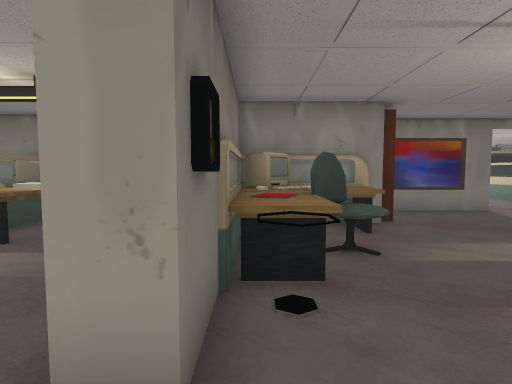
[1] (above)

19 first-person views from a walk through a scene from a Unity 3-D project. The camera is 1.3 m above the floor, tilts 4° down and sees 80° across. The floor is counted in squares, 1 m on a side. Each view is taken from the middle of a square. On the plan, view 1 faces up. The plan holds only what a view shows up to about 14 squares ahead; the rest is blank. The place goes on beyond the plan. The player character is not drawn. Door leaves are left out, so doorways stand open.

[2]
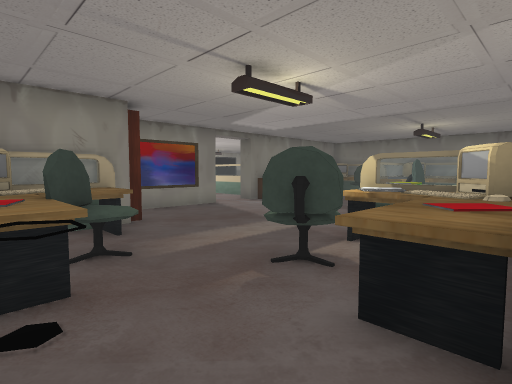

[3]
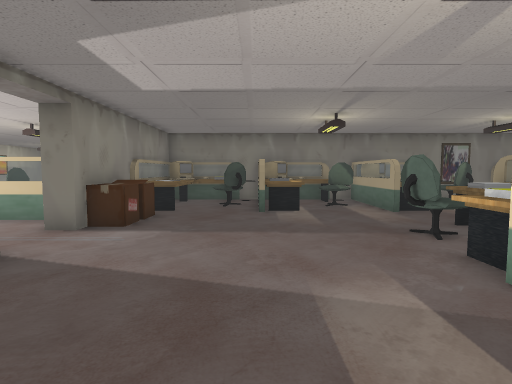

[4]
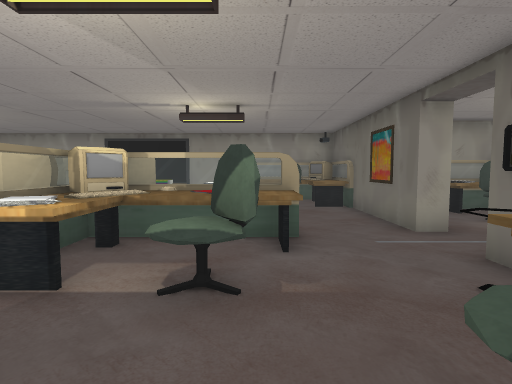

[5]
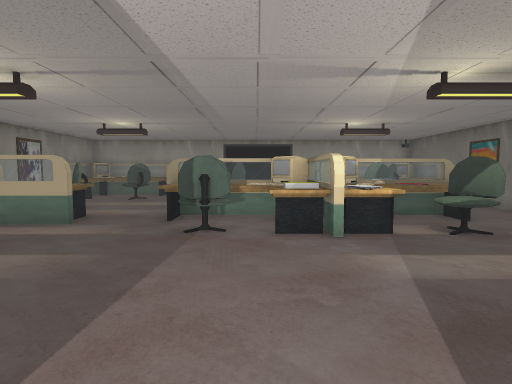

[6]
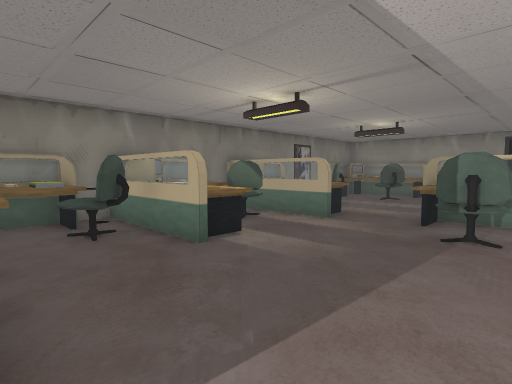

[7]
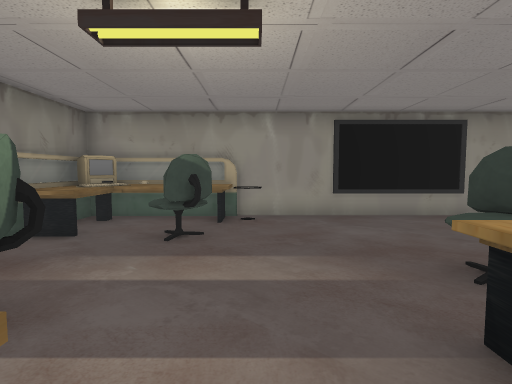

[8]
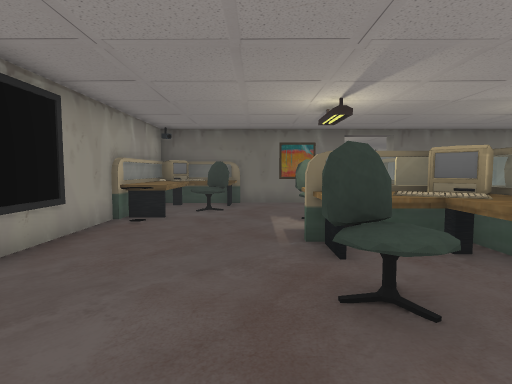

[9]
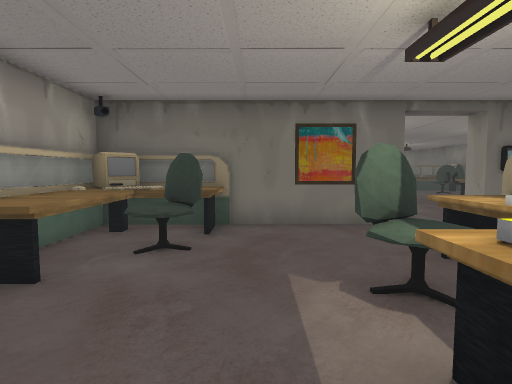

[10]
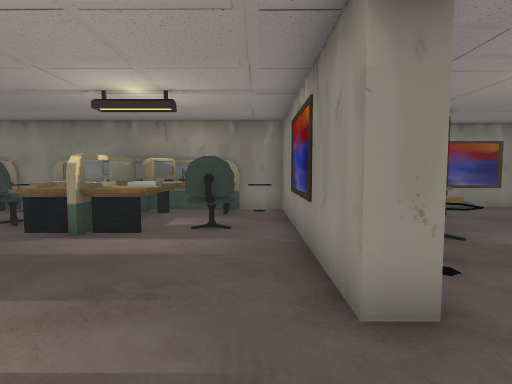

[11]
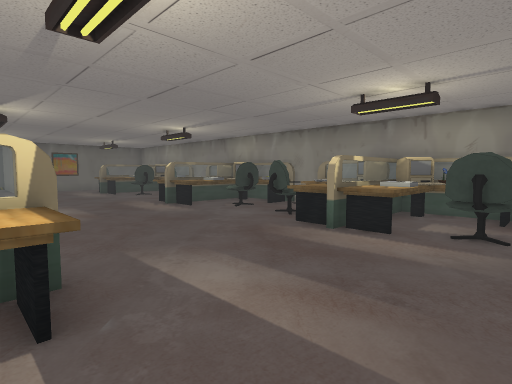

[12]
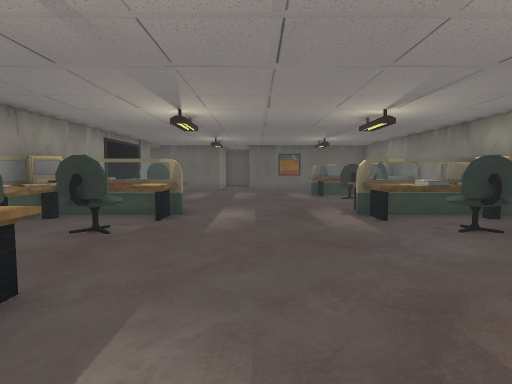

[13]
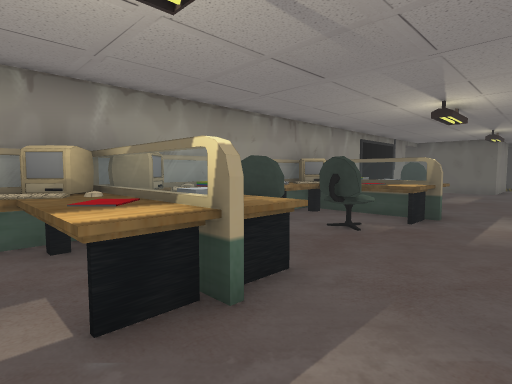

[14]
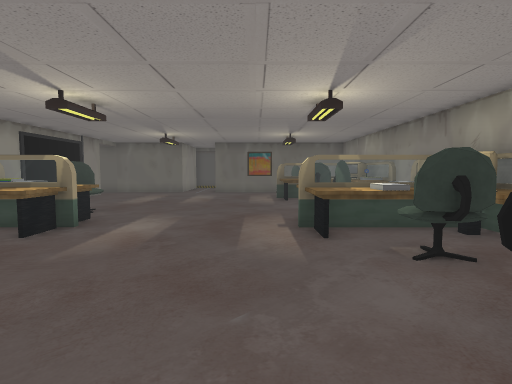

[15]
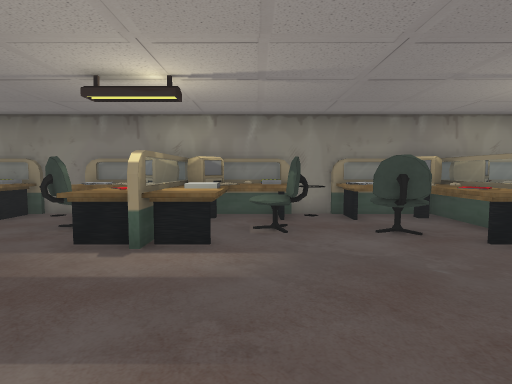

[16]
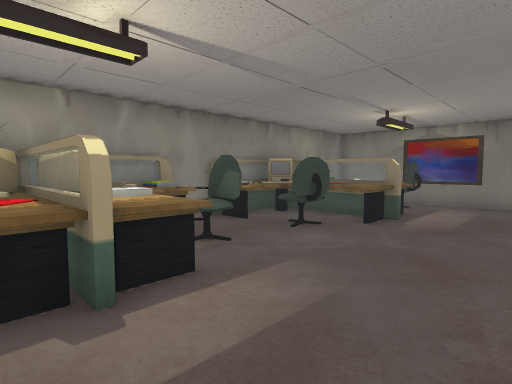

[17]
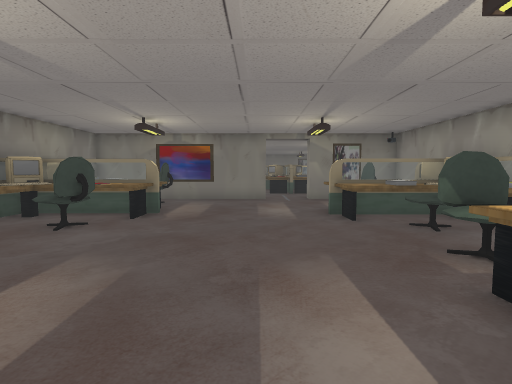

[18]
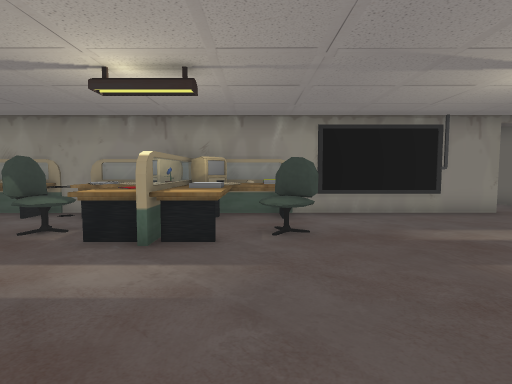

[19]
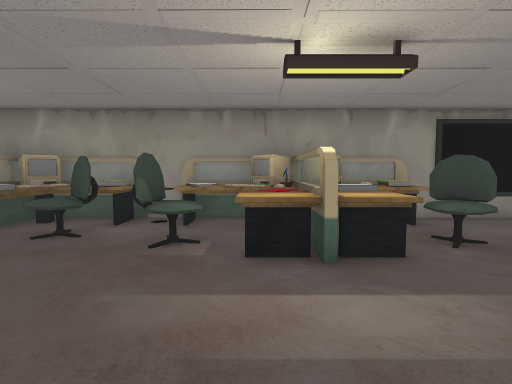

### Floor plan
Points are (right, up) in squares from view 1. A wall is a line through its corners. A room is listed if a view was taken in it or the views show most of it. See-through windows are left out.
Room 1 (views 1, 2, 3, 4, 5, 6, 7, 8, 9)
walls: (-0.4, -0.4) (-0.4, -7.8) (16.1, -7.8); (7.8, 9.9) (6.4, 9.9); (16.8, -7.5) (16.8, 8.9); (16.8, 9.9) (9.6, 9.9)
low walls: (5.5, 9.9) (4.5, 9.9)
ways out: open door at (-1, 0.5) to room 2; open door at (8.5, 10)
objects: other object (-1, 2) to (0, 2); computer (0, -7) to (1, -7); keyboard (0, -6) to (1, -6); desk (0, -5); other object (0, -3) to (0, -2); desk (0, 3) to (1, 3); books (0, 4) to (1, 5); computer (0, 6) to (1, 7); desk (0, 7) to (2, 8); chair (1, -6) to (2, -5); chair (1, 4) to (2, 6); keyboard (1, 6); desk (2, -7) to (4, -7); other object (2, -1) to (3, 1); chair (3, -3) to (4, -2); books (3, 0) to (4, 1); chair (3, 2) to (4, 3); other object (4, -1); other object (5, -3) to (6, -2); computer (5, 0); keyboard (5, 1) to (6, 2); other object (5, 3) to (6, 3); computer (6, 0) to (6, 1); keyboard (7, -2); computer (7, -1); computer (7, 0); other object (7, 1) to (8, 1); other object (7, 3); chair (8, -3) to (9, -2); other object (8, -2); other object (8, 2) to (8, 3); other object (9, 1) to (10, 1); chair (9, 2) to (10, 3); other object (10, -1) to (10, 0); box (10, 9) to (11, 9); other object (12, -7); other object (12, 9); desk (13, -7) to (14, -7); chair (13, -6) to (14, -4); desk (13, 0) to (16, 2); desk (13, 5) to (14, 6); desk (13, 9) to (14, 9); chair (14, -2) to (15, -1); chair (14, 3) to (15, 4); chair (14, 6) to (15, 8); other object (15, -7) to (16, -6); other object (15, 9); computer (16, -7); desk (16, -5); computer (16, 1); desk (16, 3); computer (16, 5) to (16, 6); desk (16, 7) to (16, 8); computer (16, 9)
Room 2 (views 10, 11, 12, 13, 14, 15, 16, 17, 18, 19)
walls: (-12.4, 9.2) (-13.4, 9.2); (-8.4, 9.2) (-9.6, 9.2); (-15.4, 9.2) (-16.5, 9.2); (-1.1, 2.4) (-1.1, 9.2); (-20.5, -4.3) (-16.4, -4.3); (-1.1, -4.3) (-1.1, -0.4)
ways out: open door at (-1, 0.5) to room 1
objects: other object (-20, 5) to (-19, 5); other object (-20, 7) to (-19, 8); computer (-20, 8) to (-20, 9); chair (-19, 6) to (-18, 7); other object (-19, 9); other object (-18, 8) to (-18, 9); other object (-17, 9); other object (-16, -4) to (-15, -3); chair (-16, -2) to (-15, -1); chair (-16, 6) to (-15, 7); other object (-16, 8) to (-15, 9); other object (-15, -4); other object (-15, 8) to (-14, 8); other object (-14, -4) to (-14, -3); other object (-14, -2); other object (-14, -1) to (-12, 0); other object (-14, 5) to (-12, 6); other object (-14, 6) to (-13, 7); computer (-14, 8) to (-13, 9); computer (-13, -4); other object (-13, -3); other object (-13, -2) to (-12, -1); computer (-12, -4) to (-12, -3); other object (-12, 6); other object (-12, 7) to (-12, 8); computer (-12, 9); other object (-11, -4) to (-11, -3); chair (-11, -2) to (-10, -1); chair (-11, 6) to (-10, 7); other object (-11, 8) to (-10, 8); other object (-11, 9); other object (-10, -4); other object (-10, -4) to (-9, -3); other object (-10, 9); other object (-9, -3); chair (-9, -3) to (-8, -2); other object (-8, -4); chair (-8, 6) to (-7, 7); other object (-8, 8) to (-8, 9); other object (-7, -4) to (-7, -3); other object (-7, -2); other object (-7, -1) to (-5, 0); other object (-7, 5) to (-4, 5); other object (-7, 6) to (-6, 7); other object (-7, 8) to (-6, 8); other object (-7, 9); computer (-6, -4) to (-5, -3); computer (-6, -3); books (-6, -2) to (-5, -1); computer (-6, 9); other object (-5, 6) to (-4, 7); other object (-5, 7) to (-4, 8); computer (-5, 8) to (-5, 9); keyboard (-4, -4) to (-4, -3); chair (-4, -2) to (-3, -1); chair (-4, 5) to (-3, 6); other object (-4, 9); other object (-3, -3); other object (-3, 8) to (-3, 9); other object (-2, 8) to (-2, 9)

Where each view was taken, in squares from view 1:
view 1: 0 up, 0 right, facing up
view 2: 0 up, 0 right, facing up-right
view 3: 6 up, 3 right, facing right
view 4: 6 up, 3 right, facing down
view 5: 9 up, 8 right, facing down
view 6: 9 up, 8 right, facing down-right
view 7: 1 up, 12 right, facing down
view 8: 4 down, 12 right, facing left
view 9: 4 down, 7 right, facing left
view 10: 1 down, 2 left, facing up
view 11: 1 down, 2 left, facing up-left
view 12: 2 up, 4 left, facing left
view 13: 2 up, 4 left, facing down-left
view 14: 4 up, 6 left, facing left
view 15: 0 up, 11 left, facing up
view 16: 2 up, 14 left, facing up-right
view 17: 2 up, 15 left, facing right
view 18: 5 up, 15 left, facing down
view 19: 4 up, 12 left, facing down
